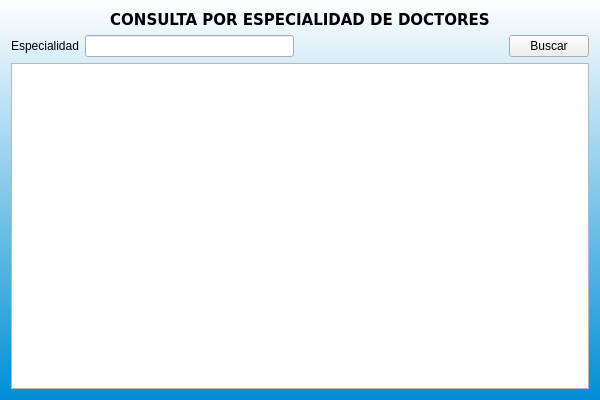
<?xml version="1.0" encoding="UTF-8"?>
<ui version="4.0">
 <class>cemedicos</class>
 <widget class="QWidget" name="cemedicos">
  <property name="geometry">
   <rect>
    <x>0</x>
    <y>0</y>
    <width>600</width>
    <height>400</height>
   </rect>
  </property>
  <property name="windowTitle">
   <string>Form</string>
  </property>
  <property name="styleSheet">
   <string notr="true">#cemedicos{
	border:0px;
	background-color:qlineargradient(spread:pad, x1:1, y1:1, x2:1, y2:0, stop:0 rgba(0, 142, 213, 255), stop:1 rgba(255, 255, 255, 255));
}</string>
  </property>
  <layout class="QVBoxLayout" name="verticalLayout">
   <item>
    <widget class="QLabel" name="Titulo">
     <property name="sizePolicy">
      <sizepolicy hsizetype="Preferred" vsizetype="Preferred">
       <horstretch>0</horstretch>
       <verstretch>0</verstretch>
      </sizepolicy>
     </property>
     <property name="styleSheet">
      <string notr="true">font-weight:bold;
color:black;
font-family:Verdana;
font-size:15px;</string>
     </property>
     <property name="text">
      <string>CONSULTA POR ESPECIALIDAD DE DOCTORES</string>
     </property>
     <property name="alignment">
      <set>Qt::AlignCenter</set>
     </property>
    </widget>
   </item>
   <item>
    <layout class="QHBoxLayout" name="horizontalLayout">
     <item>
      <widget class="QLabel" name="label">
       <property name="text">
        <string>Especialidad</string>
       </property>
      </widget>
     </item>
     <item>
      <widget class="QLineEdit" name="t1"/>
     </item>
     <item>
      <spacer name="horizontalSpacer">
       <property name="orientation">
        <enum>Qt::Horizontal</enum>
       </property>
       <property name="sizeHint" stdset="0">
        <size>
         <width>40</width>
         <height>20</height>
        </size>
       </property>
      </spacer>
     </item>
     <item>
      <widget class="QPushButton" name="b1">
       <property name="text">
        <string>Buscar</string>
       </property>
      </widget>
     </item>
    </layout>
   </item>
   <item>
    <widget class="QTableWidget" name="tableWidget"/>
   </item>
  </layout>
 </widget>
 <resources/>
 <connections/>
</ui>
